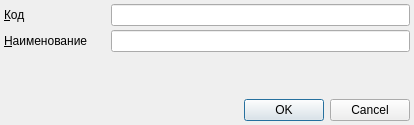
<?xml version="1.0" encoding="UTF-8"?>
<ui version="4.0">
 <class>RBEquipmentTypeEditorDialog</class>
 <widget class="QDialog" name="RBEquipmentTypeEditorDialog">
  <property name="geometry">
   <rect>
    <x>0</x>
    <y>0</y>
    <width>414</width>
    <height>125</height>
   </rect>
  </property>
  <property name="windowTitle">
   <string>ChangeMe!</string>
  </property>
  <property name="sizeGripEnabled">
   <bool>false</bool>
  </property>
  <layout class="QGridLayout">
   <property name="margin">
    <number>4</number>
   </property>
   <property name="spacing">
    <number>4</number>
   </property>
   <item row="3" column="0" colspan="2">
    <widget class="QDialogButtonBox" name="buttonBox">
     <property name="orientation">
      <enum>Qt::Horizontal</enum>
     </property>
     <property name="standardButtons">
      <set>QDialogButtonBox::Cancel|QDialogButtonBox::Ok</set>
     </property>
    </widget>
   </item>
   <item row="2" column="0">
    <spacer>
     <property name="orientation">
      <enum>Qt::Vertical</enum>
     </property>
     <property name="sizeHint" stdset="0">
      <size>
       <width>103</width>
       <height>16</height>
      </size>
     </property>
    </spacer>
   </item>
   <item row="0" column="1">
    <widget class="QLineEdit" name="edtCode"/>
   </item>
   <item row="1" column="1">
    <widget class="QLineEdit" name="edtName"/>
   </item>
   <item row="0" column="0">
    <widget class="QLabel" name="lblCode">
     <property name="text">
      <string>&amp;Код</string>
     </property>
     <property name="buddy">
      <cstring>edtCode</cstring>
     </property>
    </widget>
   </item>
   <item row="1" column="0">
    <widget class="QLabel" name="lblName">
     <property name="text">
      <string>&amp;Наименование</string>
     </property>
     <property name="buddy">
      <cstring>edtName</cstring>
     </property>
    </widget>
   </item>
  </layout>
 </widget>
 <tabstops>
  <tabstop>edtCode</tabstop>
  <tabstop>edtName</tabstop>
 </tabstops>
 <resources/>
 <connections>
  <connection>
   <sender>buttonBox</sender>
   <signal>accepted()</signal>
   <receiver>RBEquipmentTypeEditorDialog</receiver>
   <slot>accept()</slot>
   <hints>
    <hint type="sourcelabel">
     <x>162</x>
     <y>120</y>
    </hint>
    <hint type="destinationlabel">
     <x>117</x>
     <y>106</y>
    </hint>
   </hints>
  </connection>
  <connection>
   <sender>buttonBox</sender>
   <signal>rejected()</signal>
   <receiver>RBEquipmentTypeEditorDialog</receiver>
   <slot>reject()</slot>
   <hints>
    <hint type="sourcelabel">
     <x>238</x>
     <y>99</y>
    </hint>
    <hint type="destinationlabel">
     <x>247</x>
     <y>107</y>
    </hint>
   </hints>
  </connection>
 </connections>
</ui>
